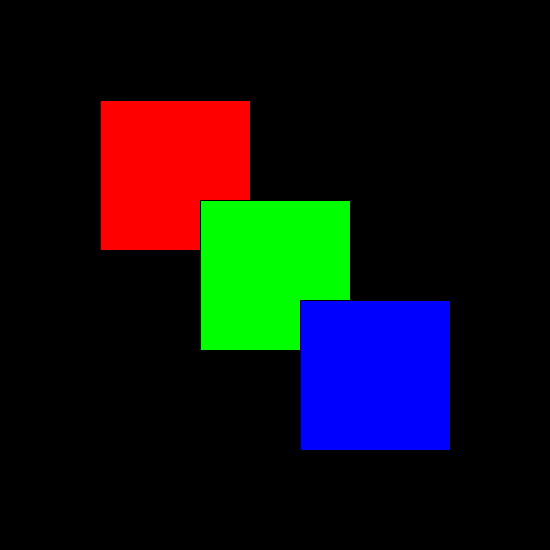
Frame 1 (no input)
Frame 60 (the mouse pressed at the canvas centre just before this capture): identical to frame 1, image omitted
Frame 120 (the mouse held since frame 60 and released just before this capture): identical to frame 1, image omitted

The Processing sketch that drew this single still picture (run headless with seeded random() and noise(); from frame 60 on, the mouse is pressed at the canvas centre):

// Processing sketch: my_first_function
// ── my_first_function.pde
int posX, posY;

void setup () {
  size (550, 550);
  posX = 100;
  posY = 100;
}


void draw () {
  background(0);
  drawRGBRects(100, 100, 150, 150);  
}

// this is an example of a function 
void drawRGBRects (int x, int y, int w, int h) {
    fill (255, 0, 0);
    rect (x, y, w, h);
    
    fill (0, 255, 0);
    rect (x+posX, y+posY, w, h);
    
    fill (0, 0, 255);
    rect (x+posX*2, y+posY*2, w, h);
  
}
